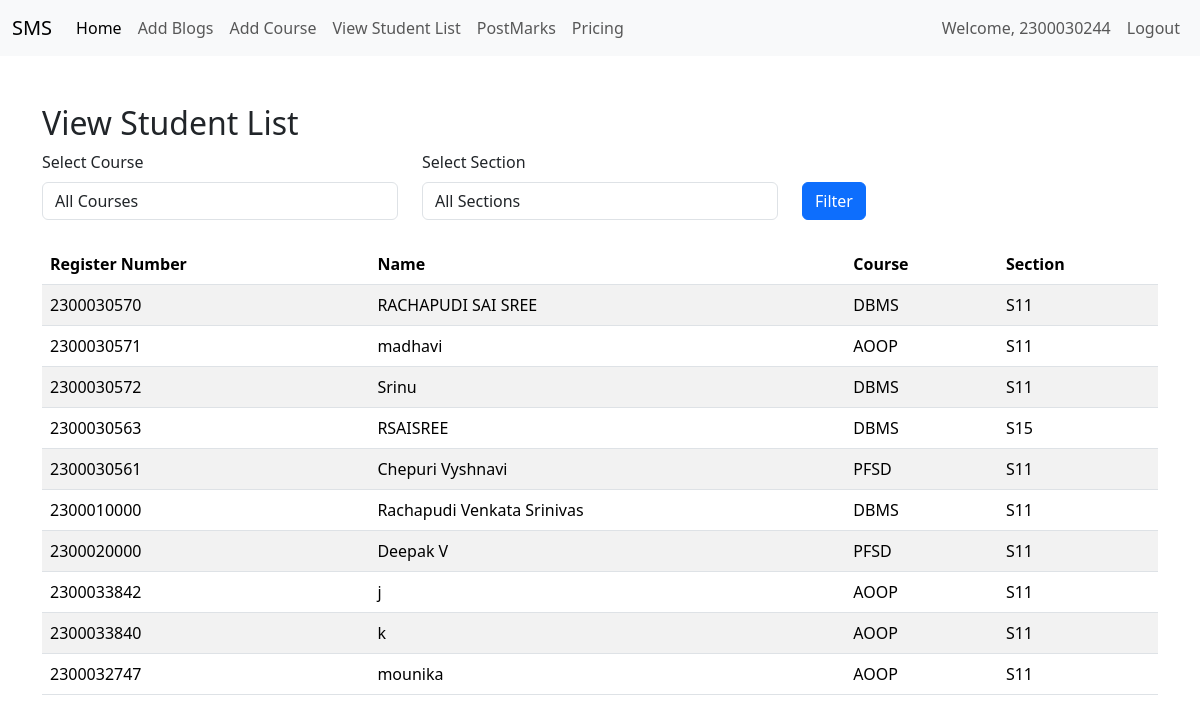
/facultyapp/view_student_list/ (signed in), run on the app's committed database.
### adminapp/models.py (models this page shows, shortened)
class StudentList(models.Model):
    Register_Number = models.CharField(max_length=20, unique=True)
    Name = models.CharField(max_length=100)
    user = models.OneToOneField(User, on_delete=models.CASCADE, null=True)

### facultyapp/models.py (models this page shows, shortened)
class AddCourse(models.Model):
    COURSE_CHOICES=[
        ('AOOP','Advanced Object Oriented Programming'),
        ('PFSD', 'Python Full Stack Development'),
        ('DBMS','DataBase Management System'),
        ('LAA', 'Linux Automation and Administration'),
    ]
    SECTION_CHOICES=[
        ('S11','Section11'),
        ('S12', 'Section12'),
        ('S13', 'Section13'),
        ('S14', 'Section14'),
        ('S15', 'Section15'),
    ]
    student=models.ForeignKey(StudentList,on_delete=models.CASCADE)
    course=models.CharField(max_length=50,choices=COURSE_CHOICES)
    section=models.CharField(max_length=50,choices=SECTION_CHOICES)

### facultyapp/views.py (the view)
# urls.py: path('view_student_list/',views.view_student_list,name='view_student_list'),
def view_student_list(request):
    course = request.GET.get('course')
    section = request.GET.get('section')
    student_courses = AddCourse.objects.all()
    if course:
        student_courses = student_courses.filter(course=course)
    if section:
        student_courses = student_courses.filter(section=section)
    students = StudentList.objects.filter(id__in=student_courses.values('student_id'))
    course_choices = AddCourse.COURSE_CHOICES
    section_choices = AddCourse.SECTION_CHOICES
    context = {
        'students': students,
        'course_choices': course_choices,
        'section_choices': section_choices,
        'selected_course': course,
        'selected_section': section,
    }
    return render(request, 'facultyapp/view_student_list.html', context)

### templates/facultyapp/view_student_list.html (shortened to what this page needs)
{% extends 'Navbar/FacultyNavBar.html' %}
{% load static %}
{% block body %}
    <div class="container mt-5">
        <h2>View Student List</h2>
        <form method="get" class="mb-4">
            <div class="row">
                <div class="col-md-4">
                    <label for="course" class="form-label">Select Course</label>
                    <select name="course" id="course" class="form-control">
                        <option value="">All Courses</option>
                    </select>
                </div>
                <div class="col-md-4">
                    <label for="section" class="form-label">Select Section</label>
                    <select name="section" id="section" class="form-control">
                        <option value="">All Sections</option>
                    </select>
                </div>
                <div class="col-md-4 mt-4">
                    <button type="submit" class="btn btn-primary mt-2">Filter</button>
                </div>
            </div>
        </form>
        <table class="table table-striped">
            <thead>
                <tr>
                    <th>Register Number</th>
                    <th>Name</th>
                    <th>Course</th>
                    <th>Section</th>
                </tr>
            </thead>
            <tbody>
                {% if students %}
                    {% for student in students %}
                        <tr>
                            <td>{{ student.Register_Number }}</td>
                            <td>{{ student.Name }}</td>
                            <td>{{ student.addcourse_set.first.course }}</td>
                            <td>{{ student.addcourse_set.first.section }}</td>
                        </tr>
                    {% endfor %}
                {% else %}
                    <tr>
                        <td colspan="4" class="text-center">No students found.</td>
                    </tr>
                {% endif %}
            </tbody>
        </table>
    </div>
{% endblock %}

### templates/Navbar/FacultyNavBar.html (shortened to what this page needs)
<!DOCTYPE html>
<html lang="en">
<head>
    <link href="https://cdn.jsdelivr.net/npm/bootstrap@5.3.3/dist/css/bootstrap.min.css" rel="stylesheet">
</head>
<body>
<nav class="navbar navbar-expand-lg navbar-light bg-light">
  <div class="container-fluid">
    <a class="navbar-brand" href=" {% url 'facultyapp:FacultyHomePage' %} ">SMS</a>
    <div class="collapse navbar-collapse" id="navbarNavDropdown">
      <ul class="navbar-nav">
        <li class="nav-item">
          <a class="nav-link active" aria-current="page" href="#">Home</a>
        </li>
          <li class="nav-item">
          <a class="nav-link" href="{% url 'facultyapp:addblogpagecall' %}">Add Blogs</a>
        </li>
          <li class="nav-item">
          <a class="nav-link" href="{% url 'facultyapp:add_course' %}">Add Course</a>
        </li>
                    <li class="nav-item">
          <a class="nav-link" href="{% url 'facultyapp:view_student_list' %}">View Student List</a>
        </li>
                  <li class="nav-item">
          <a class="nav-link" href="{% url 'facultyapp:post_marks' %}">PostMarks</a>
        </li>
        <li class="nav-item">
          <a class="nav-link" href="#">Pricing</a>
        </li>
      </ul>
    </div>
  <ul  class="navbar-nav ms-auto">
<li>
        {% if user.is_authenticated %}
        <li class="nav-item">
        <span class="nav-link">Welcome, {{ user.username }}</span>
    </li>
          <li class="nav-item">
          <a class="nav-link" href="{% url 'logout' %}">Logout</a>
          </li>
        {% endif %}
 </li>
      </ul>
  </div>
</nav>
{% block body %}
{% endblock %}
</body>
</html>

### data on the page
StudentList: Register_Number "2300030570", Name "RACHAPUDI SAI SREE", addcourse_set.first.course "DBMS", addcourse_set.first.section "S11"
StudentList: Register_Number "2300030571", Name "madhavi", addcourse_set.first.course "AOOP", addcourse_set.first.section "S11"
StudentList: Register_Number "2300030572", Name "Srinu", addcourse_set.first.course "DBMS", addcourse_set.first.section "S11"
StudentList: Register_Number "2300030563", Name "RSAISREE", addcourse_set.first.course "DBMS", addcourse_set.first.section "S15"
StudentList: Register_Number "2300030561", Name "Chepuri Vyshnavi", addcourse_set.first.course "PFSD", addcourse_set.first.section "S11"
StudentList: Register_Number "2300010000", Name "Rachapudi Venkata Srinivas", addcourse_set.first.course "DBMS", addcourse_set.first.section "S11"
StudentList: Register_Number "2300020000", Name "Deepak V", addcourse_set.first.course "PFSD", addcourse_set.first.section "S11"
StudentList: Register_Number "2300033842", Name "j", addcourse_set.first.course "AOOP", addcourse_set.first.section "S11"
StudentList: Register_Number "2300033840", Name "k", addcourse_set.first.course "AOOP", addcourse_set.first.section "S11"
StudentList: Register_Number "2300032747", Name "mounika", addcourse_set.first.course "AOOP", addcourse_set.first.section "S11"

### other printed values
{{ user.username }} "2300030244"
